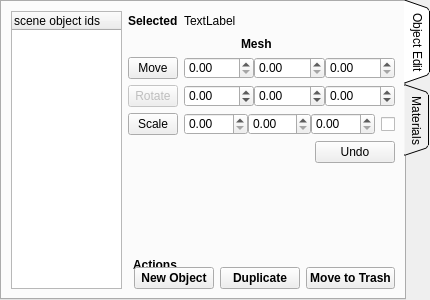
<?xml version="1.0" encoding="UTF-8"?>
<ui version="4.0">
 <class>MainWidget</class>
 <widget class="QWidget" name="MainWidget">
  <property name="geometry">
   <rect>
    <x>0</x>
    <y>0</y>
    <width>430</width>
    <height>300</height>
   </rect>
  </property>
  <property name="windowTitle">
   <string>Dialog</string>
  </property>
  <property name="styleSheet">
   <string notr="true">/* Containers */
QWidget#MainWidget {
	background-color: none;
}

QFrame#MainFrame {
	background-color: qlineargradient(spread:pad, x1:0.006, y1:0, x2:0, y2:1, stop:0.142045 rgba(229, 234, 243, 50), stop:0.295455 rgba(209, 215, 221, 150), stop:0.65 rgba(179, 183, 196, 150), stop:1 rgba(222, 227, 236, 100));
}

QGroupBox {
     border: 0px solid rgba(0,0,0,100);
     border-radius: 5px;
     margin-top: 2ex; /* leave space at the top for the title */
}

QGroupBox::title {
	padding: 0 3px;
	subcontrol-origin: margin;
}

/*

QLabel {
	color: rgb(255,255,255);
}

QPushButton {
	color: rgb(25, 44, 98);
	background-color: qlineargradient(spread:pad, x1:0, y1:0, x2:0.676, y2:1, stop:0 rgba(240, 240, 240, 255), stop:1 rgba(188, 212, 255, 255));
	border: 2px groove white;
	border-color: rgba(86, 128, 255, 100);
	border-radius: 5px;
	padding: 2px 5px;
	max-height: 15px;
}

QPushButton:hover{
	background-color: rgba(255, 255, 255, 200);
}

QPushButton::pressed{
	color: rgb(74, 87, 107);
	background-color: rgba(255, 255, 255, 255);
}

*/

</string>
  </property>
  <layout class="QHBoxLayout" name="horizontalLayout_12">
   <property name="spacing">
    <number>0</number>
   </property>
   <property name="margin">
    <number>0</number>
   </property>
   <item>
    <widget class="QTabWidget" name="MainTabWidget">
     <property name="cursor">
      <cursorShape>ArrowCursor</cursorShape>
     </property>
     <property name="tabPosition">
      <enum>QTabWidget::East</enum>
     </property>
     <property name="tabShape">
      <enum>QTabWidget::Triangular</enum>
     </property>
     <property name="currentIndex">
      <number>0</number>
     </property>
     <property name="elideMode">
      <enum>Qt::ElideLeft</enum>
     </property>
     <widget class="QWidget" name="MainFrame">
      <attribute name="title">
       <string>Object Edit</string>
      </attribute>
      <layout class="QHBoxLayout" name="horizontalLayout_11">
       <item>
        <layout class="QHBoxLayout" name="horizontalLayout">
         <item>
          <layout class="QVBoxLayout" name="verticalLayout">
           <property name="spacing">
            <number>0</number>
           </property>
           <item>
            <widget class="QTreeWidget" name="treeWidget">
             <property name="styleSheet">
              <string/>
             </property>
             <property name="selectionMode">
              <enum>QAbstractItemView::ExtendedSelection</enum>
             </property>
             <column>
              <property name="text">
               <string>scene object ids</string>
              </property>
             </column>
            </widget>
           </item>
          </layout>
         </item>
         <item>
          <layout class="QVBoxLayout" name="verticalLayout_3">
           <item>
            <layout class="QHBoxLayout" name="horizontalLayout_2">
             <item>
              <widget class="QLabel" name="label_scale_2">
               <property name="minimumSize">
                <size>
                 <width>50</width>
                 <height>0</height>
                </size>
               </property>
               <property name="font">
                <font>
                 <weight>75</weight>
                 <bold>true</bold>
                </font>
               </property>
               <property name="text">
                <string>Selected</string>
               </property>
              </widget>
             </item>
             <item>
              <widget class="QLabel" name="label">
               <property name="text">
                <string>TextLabel</string>
               </property>
              </widget>
             </item>
             <item>
              <spacer name="horizontalSpacer">
               <property name="orientation">
                <enum>Qt::Horizontal</enum>
               </property>
               <property name="sizeHint" stdset="0">
                <size>
                 <width>40</width>
                 <height>20</height>
                </size>
               </property>
              </spacer>
             </item>
            </layout>
           </item>
           <item>
            <layout class="QHBoxLayout" name="meshLine">
             <item>
              <widget class="QLabel" name="label_scale_3">
               <property name="minimumSize">
                <size>
                 <width>40</width>
                 <height>0</height>
                </size>
               </property>
               <property name="maximumSize">
                <size>
                 <width>40</width>
                 <height>23</height>
                </size>
               </property>
               <property name="font">
                <font>
                 <weight>75</weight>
                 <bold>true</bold>
                </font>
               </property>
               <property name="text">
                <string>Mesh</string>
               </property>
              </widget>
             </item>
            </layout>
           </item>
           <item>
            <layout class="QHBoxLayout" name="horizontalLayout_3">
             <item>
              <widget class="QToolButton" name="move_button">
               <property name="sizePolicy">
                <sizepolicy hsizetype="Fixed" vsizetype="Fixed">
                 <horstretch>0</horstretch>
                 <verstretch>0</verstretch>
                </sizepolicy>
               </property>
               <property name="minimumSize">
                <size>
                 <width>50</width>
                 <height>22</height>
                </size>
               </property>
               <property name="text">
                <string>Move</string>
               </property>
               <property name="checkable">
                <bool>true</bool>
               </property>
               <property name="checked">
                <bool>false</bool>
               </property>
              </widget>
             </item>
             <item>
              <layout class="QHBoxLayout" name="horizontalLayout_4">
               <property name="spacing">
                <number>0</number>
               </property>
               <item>
                <widget class="QDoubleSpinBox" name="xpos">
                 <property name="minimum">
                  <double>0.000000000000000</double>
                 </property>
                 <property name="maximum">
                  <double>256.000000000000000</double>
                 </property>
                </widget>
               </item>
               <item>
                <widget class="QDoubleSpinBox" name="ypos">
                 <property name="minimum">
                  <double>0.000000000000000</double>
                 </property>
                 <property name="maximum">
                  <double>256.000000000000000</double>
                 </property>
                </widget>
               </item>
               <item>
                <widget class="QDoubleSpinBox" name="zpos"/>
               </item>
              </layout>
             </item>
            </layout>
           </item>
           <item>
            <layout class="QHBoxLayout" name="horizontalLayout_5">
             <item>
              <widget class="QToolButton" name="rotate_button">
               <property name="enabled">
                <bool>false</bool>
               </property>
               <property name="minimumSize">
                <size>
                 <width>50</width>
                 <height>22</height>
                </size>
               </property>
               <property name="text">
                <string>Rotate</string>
               </property>
               <property name="checkable">
                <bool>true</bool>
               </property>
               <property name="checked">
                <bool>false</bool>
               </property>
              </widget>
             </item>
             <item>
              <layout class="QHBoxLayout" name="horizontalLayout_6">
               <property name="spacing">
                <number>0</number>
               </property>
               <item>
                <widget class="QDoubleSpinBox" name="rot_x">
                 <property name="minimum">
                  <double>-360.000000000000000</double>
                 </property>
                 <property name="maximum">
                  <double>360.000000000000000</double>
                 </property>
                </widget>
               </item>
               <item>
                <widget class="QDoubleSpinBox" name="rot_y">
                 <property name="minimum">
                  <double>-360.000000000000000</double>
                 </property>
                 <property name="maximum">
                  <double>360.000000000000000</double>
                 </property>
                </widget>
               </item>
               <item>
                <widget class="QDoubleSpinBox" name="rot_z">
                 <property name="minimum">
                  <double>-360.000000000000000</double>
                 </property>
                 <property name="maximum">
                  <double>360.000000000000000</double>
                 </property>
                </widget>
               </item>
              </layout>
             </item>
            </layout>
           </item>
           <item>
            <layout class="QHBoxLayout" name="horizontalLayout_7">
             <item>
              <widget class="QToolButton" name="scale_button">
               <property name="minimumSize">
                <size>
                 <width>50</width>
                 <height>22</height>
                </size>
               </property>
               <property name="text">
                <string>Scale</string>
               </property>
               <property name="checkable">
                <bool>true</bool>
               </property>
               <property name="checked">
                <bool>false</bool>
               </property>
              </widget>
             </item>
             <item>
              <layout class="QHBoxLayout" name="horizontalLayout_8">
               <property name="spacing">
                <number>0</number>
               </property>
               <item>
                <widget class="QDoubleSpinBox" name="scalex"/>
               </item>
               <item>
                <widget class="QDoubleSpinBox" name="scaley"/>
               </item>
               <item>
                <widget class="QDoubleSpinBox" name="scalez"/>
               </item>
              </layout>
             </item>
             <item>
              <widget class="QCheckBox" name="scale_lock">
               <property name="enabled">
                <bool>true</bool>
               </property>
               <property name="sizePolicy">
                <sizepolicy hsizetype="Fixed" vsizetype="Fixed">
                 <horstretch>0</horstretch>
                 <verstretch>0</verstretch>
                </sizepolicy>
               </property>
               <property name="styleSheet">
                <string notr="true">padding-right: -6px;</string>
               </property>
               <property name="text">
                <string/>
               </property>
               <property name="iconSize">
                <size>
                 <width>20</width>
                 <height>20</height>
                </size>
               </property>
               <property name="checked">
                <bool>false</bool>
               </property>
              </widget>
             </item>
            </layout>
           </item>
           <item>
            <layout class="QHBoxLayout" name="horizontalLayout_10">
             <item>
              <spacer name="horizontalSpacer_3">
               <property name="orientation">
                <enum>Qt::Horizontal</enum>
               </property>
               <property name="sizeHint" stdset="0">
                <size>
                 <width>40</width>
                 <height>20</height>
                </size>
               </property>
              </spacer>
             </item>
             <item>
              <widget class="QPushButton" name="undo">
               <property name="text">
                <string>Undo</string>
               </property>
              </widget>
             </item>
            </layout>
           </item>
           <item>
            <spacer name="verticalSpacer">
             <property name="orientation">
              <enum>Qt::Vertical</enum>
             </property>
             <property name="sizeHint" stdset="0">
              <size>
               <width>20</width>
               <height>40</height>
              </size>
             </property>
            </spacer>
           </item>
           <item>
            <layout class="QHBoxLayout" name="horizontalLayout_13">
             <property name="bottomMargin">
              <number>0</number>
             </property>
             <item>
              <spacer name="horizontalSpacer_4">
               <property name="orientation">
                <enum>Qt::Horizontal</enum>
               </property>
               <property name="sizeHint" stdset="0">
                <size>
                 <width>40</width>
                 <height>20</height>
                </size>
               </property>
              </spacer>
             </item>
             <item>
              <widget class="QGroupBox" name="groupBox">
               <property name="font">
                <font>
                 <weight>75</weight>
                 <bold>true</bold>
                </font>
               </property>
               <property name="title">
                <string>Actions</string>
               </property>
               <layout class="QFormLayout" name="formLayout_2">
                <property name="fieldGrowthPolicy">
                 <enum>QFormLayout::AllNonFixedFieldsGrow</enum>
                </property>
                <property name="leftMargin">
                 <number>0</number>
                </property>
                <property name="rightMargin">
                 <number>0</number>
                </property>
                <property name="bottomMargin">
                 <number>0</number>
                </property>
                <item row="0" column="1">
                 <layout class="QHBoxLayout" name="horizontalLayout_14">
                  <item>
                   <widget class="QPushButton" name="newObject">
                    <property name="text">
                     <string>New Object</string>
                    </property>
                   </widget>
                  </item>
                  <item>
                   <widget class="QPushButton" name="duplicate">
                    <property name="text">
                     <string>Duplicate</string>
                    </property>
                   </widget>
                  </item>
                  <item>
                   <widget class="QPushButton" name="deleteObject">
                    <property name="text">
                     <string>Move to Trash</string>
                    </property>
                   </widget>
                  </item>
                 </layout>
                </item>
               </layout>
              </widget>
             </item>
            </layout>
           </item>
          </layout>
         </item>
        </layout>
       </item>
      </layout>
     </widget>
     <widget class="QWidget" name="MaterialsTab">
      <property name="enabled">
       <bool>true</bool>
      </property>
      <attribute name="title">
       <string>Materials</string>
      </attribute>
      <widget class="QWidget" name="formLayoutWidget">
       <property name="geometry">
        <rect>
         <x>10</x>
         <y>10</y>
         <width>391</width>
         <height>271</height>
        </rect>
       </property>
       <layout class="QFormLayout" name="materialFormLayout"/>
      </widget>
     </widget>
    </widget>
   </item>
  </layout>
 </widget>
 <resources/>
 <connections/>
</ui>
